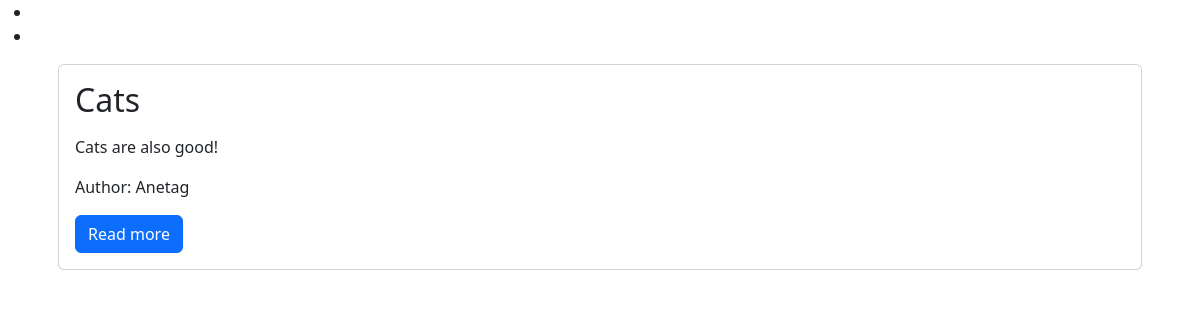
The app's page /, older data.
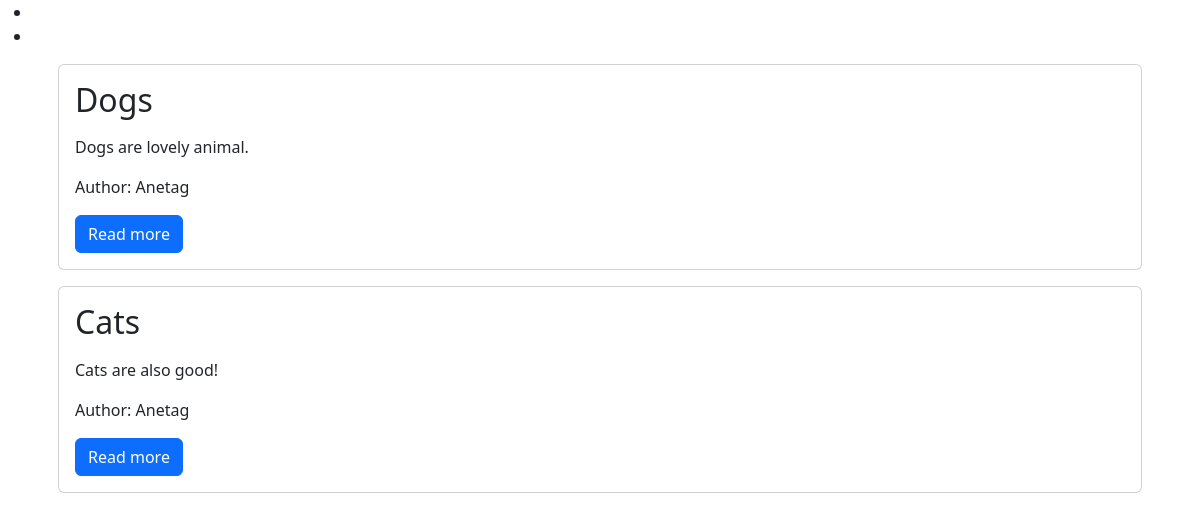
The same page, newer data.
### blog/models.py (models this page shows, shortened)
class Post(models.Model):
    title = models.CharField(max_length=200)
    content = models.TextField()
    date_created = models.DateTimeField(auto_now_add=True)
    slug = models.SlugField(max_length=200, unique=True)
    author = models.ForeignKey(to=User, on_delete=models.CASCADE)
    status = models.IntegerField(choices=STATUS, default=0)

### blog/views.py (the view)
# urls.py: path('', views.PostList.as_view(), name='home')
class PostList(generic.ListView):
    queryset = Post.objects.filter(status=1).order_by('-date_created')
    template_name = 'index.html'

### templates/index.html
{% extends 'base.html' %}
{% block content %}
<div class="container">
    {% for post in post_list %}
        <div class="card m-3">
            <div class="card-body">
                <h2 class="card-title">
                    {{post.title}}
                </h2>
                <p class="card-text">
                    <p>{{post.content | slice:"500"}}</p>
                </p>
                <p class="card-text">
                    Author: {{post.author | title}}
                </p>
                <a class="btn btn-primary" href="{% url 'blog_view' post.slug %}">Read more</a>
            </div>
        </div>
    {% endfor %}
    </div>
{% endblock %}

Row changes from the older to the newer data that the page shows:
added Post: title "Dogs", content "Dogs are lovely animal.", author "Anetag"
